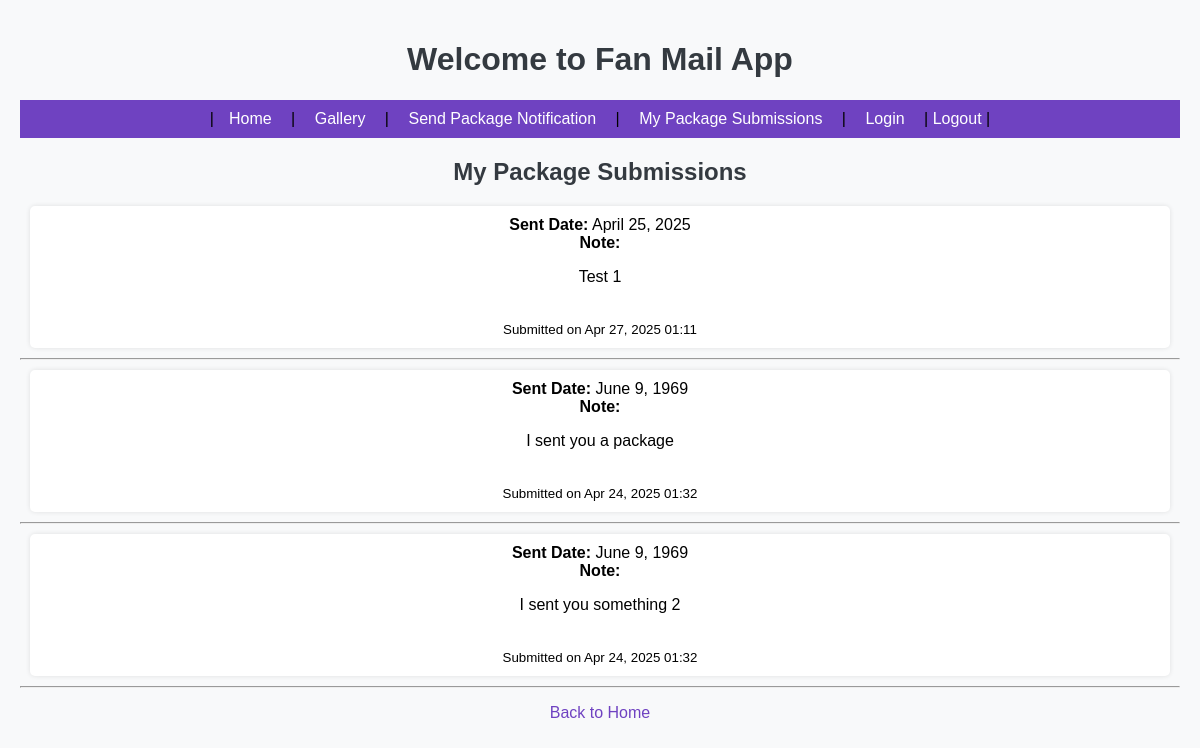
Screenshot of /fanmail/my_packages/ (signed in) with the database file from the repository.
### fanmail/models.py (models this page shows, shortened)
class PackageNotification(models.Model):
    user = models.ForeignKey(settings.AUTH_USER_MODEL, on_delete=models.CASCADE)
    message = models.TextField(blank=True)
    sent_date = models.DateField()
    created_at = models.DateTimeField(auto_now_add=True)

### fanmail/views.py (the view)
# urls.py: path("my_packages/", views.my_packages, name="my_packages"), #View package submissions
@login_required
def my_packages(request):
    packages = PackageNotification.objects.filter(user=request.user).order_by('-sent_date')
    return render(request, 'fanmail/my_packages.html', {'packages': packages})

### fanmail/templates/fanmail/my_packages.html (shortened to what this page needs)
{% extends "base.html" %}
{% block content %}
<h2>My Package Submissions</h2>
{% if packages %}
    <ul>
        {% for package in packages %}
            <li>
                <strong>Sent Date:</strong> {{ package.sent_date }}<br>
                <strong>Note:</strong> {{ package.message|linebreaks }}<br>
                <small>Submitted on {{ package.created_at|date:"M d, Y H:i" }}</small>
            </li>
            <hr>
        {% endfor %}
    </ul>
{% else %}
    <p>You haven't submitted any package notifications yet.</p>
{% endif %}
<a href="{% url 'fanmail_list' %}">Back to Home</a>
{% endblock %}

### static/css/styles.css (style rules this page uses)
body { font-family: Arial, sans-serif; background-color: #f8f9fa; margin: 0; padding: 20px; text-align: center; }
h1, h2 { color: #343a40; }
ul { list-style-type: none; padding: 0; }
li { background: white; margin: 10px; padding: 10px; border-radius: 5px; box-shadow: 0px 0px 5px rgba(0, 0, 0, 0.1); }
a { color: #6f42c1; text-decoration: none; }

### rows the page displays
PackageNotification: sent_date "April 25, 2025", message "Test 1", created_at "Apr 27, 2025 01:11"
PackageNotification: sent_date "June 9, 1969", message "I sent you a package", created_at "Apr 24, 2025 01:32"
PackageNotification: sent_date "June 9, 1969", message "I sent you something 2", created_at "Apr 24, 2025 01:32"
